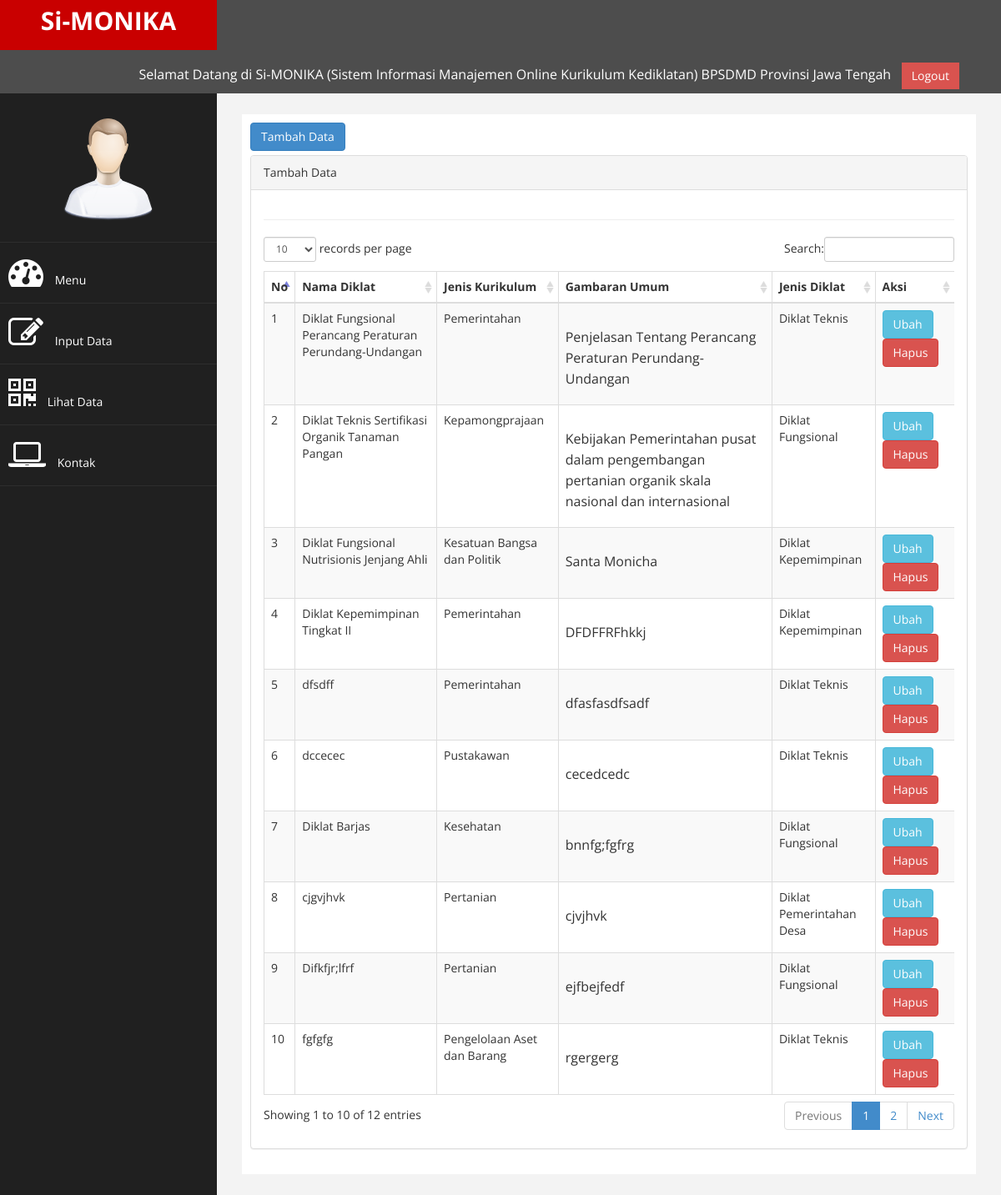
Screenshot of /login/admin/index.php?page=lihat with the database file from the repository.
### tables this page shows
CREATE TABLE `ii` (
  `id` int(5) NOT NULL,
  `nm_diklat` varchar(200) NOT NULL,
  `jk_krk` varchar(100) NOT NULL,
  `gambaran` longtext NOT NULL,
  `mk_tj` longtext NOT NULL,
  `mu` longtext NOT NULL,
  `jn_dik` varchar(100) NOT NULL,
  `jp` varchar(100) NOT NULL
);

### login/admin/page/lihat/lihat.php (the view)
<a href="?page=input" class="btn btn-primary" style="margin-bottom:5px ">Tambah Data</a>
<div class="row">
                <div class="col-md-12">
                    <div class="panel panel-default">
                        <div class="panel-heading">
                             Tambah Data
                        </div>
                        <div class="panel-body">
                            <div class="table-responsive">
                                <table class="table table-striped table-bordered table-hover" id="dataTables-example">
                                    <thead>
                                        <tr>
                                            <th>No</th>
                                            <th>Nama Diklat</th>
                                            <th>Jenis Kurikulum</th>
                                            <th>Gambaran Umum</th>
                                            <th>Jenis Diklat</th>
                                            <th>Aksi</th>
                                        </tr>
                                    </thead>
                                    <tbody>
                                    <?php
 										$no = 1;
 										$sql = $koneksi->query("select * from ii ");
 										while ($data= $sql->fetch_assoc()){
                                    ?>
                                    	<tr>
                                    		<td><?php echo $no++; ?></td>
                                    		<td><?php echo $data['nm_diklat']; ?></td>
                                    		<td><?php echo $data['jk_krk']; ?></td>
                                    		<td><?php echo $data['gambaran']; ?></td>
                                    		<td><?php echo $data['jn_dik']; ?></td>
                                    		<td>
                                    			<a href="?page=ubah&id=<?php echo $data['id']; ?>" class="btn btn-info" >Ubah</a>
                                    			<a onclick="return confirm('Anda Yakin Menghapus Data Ini...............????')" href="?page=hapus&id=<?php echo $data['id']; ?>" class="btn btn-danger" >Hapus</a>
                                    		</td>
                                    	</tr>
                                    		<?php } ?>
                                    </tbody>
                            </div>
                        </div>
                    </div>
                </div>
</div>

### login/admin/index.php (shortened to what this page needs)
<?php
$koneksi = new mysqli ("localhost","bpsdmdjateng_simonika","53714bvdi201a","bpsdmdjateng_simonika");
?>
<!DOCTYPE html>
<html xmlns="http://www.w3.org/1999/xhtml">
<head>
    <link href="assets/css/bootstrap.css" rel="stylesheet" />
    <link href="assets/css/font-awesome.css" rel="stylesheet" />
    <link href="assets/css/custom.css" rel="stylesheet" />
   <link href="assets/js/dataTables/dataTables.bootstrap.css" rel="stylesheet" />
</head>
<body>
    <div id="wrapper">
        <nav class="navbar navbar-default navbar-cls-top " role="navigation" style="margin-bottom: 0">
            <div class="navbar-header">
                <a class="navbar-brand" href="index.php">Si-MONIKA</a>
            </div>
  <div style="color: white;
padding: 15px 50px 5px 50px;
float: right;
font-size: 16px;"> Selamat Datang di Si-MONIKA (Sistem Informasi Manajemen Online Kurikulum Kediklatan) BPSDMD Provinsi Jawa Tengah &nbsp; <a href="http://simonika.bpsdmd.jatengprov.go.id" class="btn btn-danger square-btn-adjust">Logout</a> </div>
        </nav>
                <nav class="navbar-default navbar-side" role="navigation">
            <div class="sidebar-collapse">
                <ul class="nav" id="main-menu">
				<li class="text-center">
                    <img src="assets/img/find_user.png" class="user-image img-responsive"/>
				</li>
                    <li>
                        <a  href="index.php"><i class="fa fa-dashboard fa-3x"></i> Menu</a>
                    </li>
                    <li>
                        <a  href="?page=input"><i class="fa fa-edit fa-3x"></i> Input Data</a>
                    </li>
                    <li>
                        <a  href="?page=lihat"><i class="fa fa-qrcode fa-3x"></i> Lihat Data</a>
                    </li>
                    <li>
                        <a  href="?page=kontak"><i class="fa fa-laptop fa-3x"></i> Kontak</a>
                    </li>
                </ul>
            </div>
        </nav>
        <div id="page-wrapper" >
            <div id="page-inner">
                <div class="row">
                    <div class="col-md-12">
                     <?php
				switch(@$_REQUEST['page'])
				{
					case 'lihat':
						include "page/lihat/lihat.php";
						break;
				}
				     ?>
                    </div>
                </div>
                 <hr />
    </div>
            </div>
        </div>
</body>
</html>

### login/admin/assets/css/custom.css (style rules this page uses)
body { font-family: 'Open Sans', sans-serif; }
#wrapper { width: 100%; background:#202020; }
#page-wrapper { padding: 15px 15px; min-height: 600px; background:#F3F3F3; }
#page-inner { width:100%; margin:10px 20px 10px 0px; background-color:#fff!important; padding:10px; min-height:1200px; }
.text-center { text-align:center; }
.square-btn-adjust { border: 0px solid transparent; -webkit-border-radius: 0px; -moz-border-radius: 0px; border-radius: 0px; }
p { font-size:16px; line-height:25px; padding-top:20px; }
.user-image { margin: 25px auto; -webkit-border-radius: 10px; -moz-border-radius: 10px; border-radius: 10px; max-height:170px; max-width:170px; }
.navbar-cls-top .navbar-brand { color: #fff; background: #C90000; width: 260px; text-align: center; height: 60px; font-size: 30px; font-weight: 700; }
.sidebar-collapse , .sidebar-collapse .nav { background:none; }
.sidebar-collapse .nav { padding:0; }
.sidebar-collapse .nav > li > a { color:#fff; background:#202020; text-shadow:none; }
.sidebar-collapse > .nav > li > a { padding:15px 10px; }
.sidebar-collapse > .nav > li { border-bottom: 1px solid rgba(107, 108, 109, 0.19); }
.navbar-side { border:none; background-color: #202020; }
.navbar-cls-top { background:#4D4D4D; border-bottom:none; }
.navbar-default { border:0px solid black; }
.navbar-header { background: #A70303; }
.nav > li > a > i { margin-right:10px; }
@media (min-width:768px) { #page-wrapper { margin: 0 0 0 260px; padding: 15px 30px; min-height: 1200px; } }
@media (min-width:768px) { .navbar-side { z-index: 1; position: absolute; width: 260px; } }
@media (min-width:768px) { .navbar { border-radius: 0px; } }

### rows the page displays
ii: nm_diklat "Diklat Fungsional Perancang Peraturan Perundang-Undangan", jk_krk "Pemerintahan", gambaran "Penjelasan Tentang Perancang Peraturan Perundang-Undangan", jn_dik "Diklat Teknis"
ii: nm_diklat "Diklat Teknis Sertifikasi Organik Tanaman Pangan", jk_krk "Kepamongprajaan", gambaran "Kebijakan Pemerintahan pusat dalam pengembangan pertanian organik skala nasional dan internasional", jn_dik "Diklat Fungsional"
ii: nm_diklat "Diklat Fungsional Nutrisionis Jenjang Ahli", jk_krk "Kesatuan Bangsa dan Politik", gambaran "Santa Monicha", jn_dik "Diklat Kepemimpinan"
ii: nm_diklat "Diklat Kepemimpinan Tingkat II", jk_krk "Pemerintahan", gambaran "DFDFFRFhkkj", jn_dik "Diklat Kepemimpinan"
ii: nm_diklat "dfsdff", jk_krk "Pemerintahan", gambaran "dfasfasdfsadf", jn_dik "Diklat Teknis"
ii: nm_diklat "dccecec", jk_krk "Pustakawan", gambaran "cecedcedc", jn_dik "Diklat Teknis"
ii: nm_diklat "Diklat Barjas", jk_krk "Kesehatan", gambaran "bnnfg;fgfrg", jn_dik "Diklat Fungsional"
ii: nm_diklat "cjgvjhvk", jk_krk "Pertanian", gambaran "cjvjhvk", jn_dik "Diklat Pemerintahan Desa"
ii: nm_diklat "Difkfjr;lfrf", jk_krk "Pertanian", gambaran "ejfbejfedf", jn_dik "Diklat Fungsional"
ii: nm_diklat "fgfgfg", jk_krk "Pengelolaan Aset dan Barang", gambaran "rgergerg", jn_dik "Diklat Teknis"
